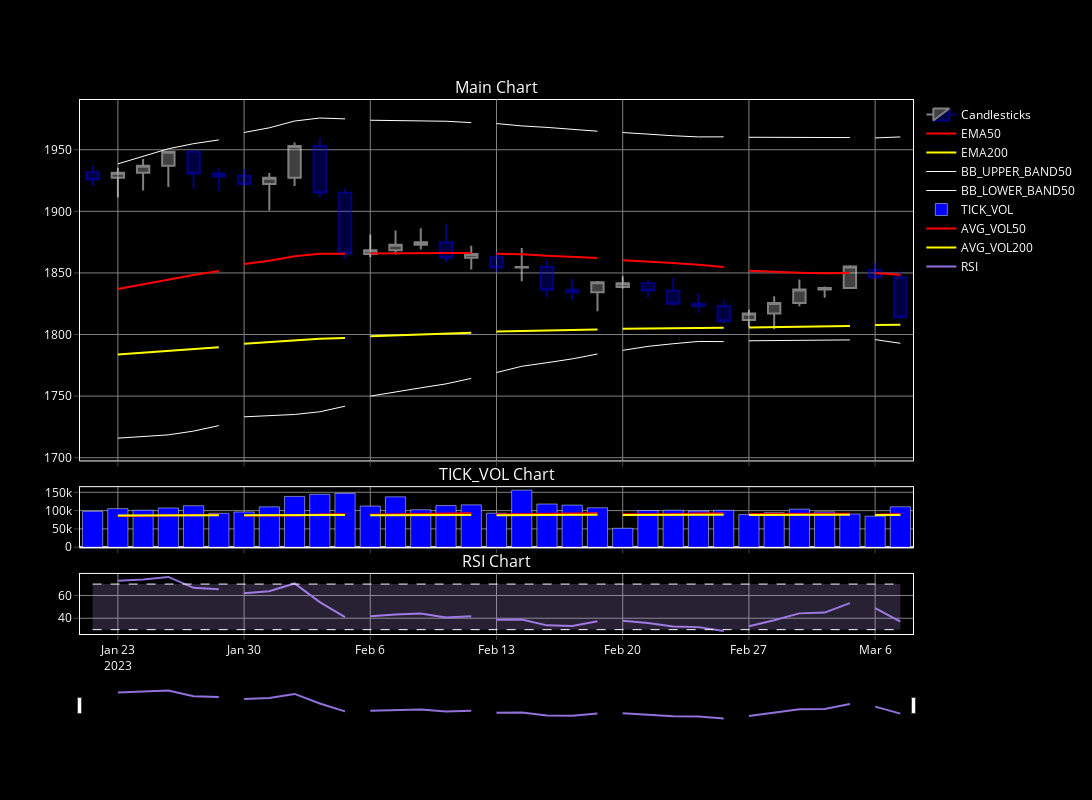

Source (notebook cell):
### Code cell
plot_df(df_1_day_observed, 
        path = None,# 'D:/Intraday_trading/Training/Saved_results/plot_df.html', 
        open_tab = False)
